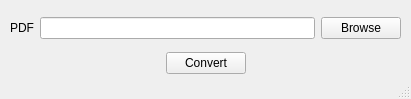
<?xml version="1.0" encoding="UTF-8"?>
<ui version="4.0">
 <class>MainWindow</class>
 <widget class="QMainWindow" name="MainWindow">
  <property name="geometry">
   <rect>
    <x>0</x>
    <y>0</y>
    <width>411</width>
    <height>99</height>
   </rect>
  </property>
  <property name="windowTitle">
   <string>pdf2pro6x</string>
  </property>
  <widget class="QWidget" name="centralwidget">
   <widget class="QWidget" name="verticalLayoutWidget">
    <property name="geometry">
     <rect>
      <x>10</x>
      <y>10</y>
      <width>391</width>
      <height>71</height>
     </rect>
    </property>
    <layout class="QVBoxLayout" name="verticalLayout">
     <item>
      <layout class="QGridLayout" name="gridLayout">
       <item row="0" column="2">
        <widget class="QPushButton" name="pushButton">
         <property name="text">
          <string>Browse</string>
         </property>
        </widget>
       </item>
       <item row="0" column="0">
        <widget class="QLabel" name="label">
         <property name="text">
          <string>PDF</string>
         </property>
        </widget>
       </item>
       <item row="0" column="1">
        <widget class="QLineEdit" name="lineEdit"/>
       </item>
      </layout>
     </item>
     <item>
      <layout class="QHBoxLayout" name="horizontalLayout">
       <item>
        <spacer name="horizontalSpacer_2">
         <property name="orientation">
          <enum>Qt::Horizontal</enum>
         </property>
         <property name="sizeHint" stdset="0">
          <size>
           <width>40</width>
           <height>20</height>
          </size>
         </property>
        </spacer>
       </item>
       <item>
        <widget class="QPushButton" name="pushButton_2">
         <property name="text">
          <string>Convert</string>
         </property>
        </widget>
       </item>
       <item>
        <spacer name="horizontalSpacer">
         <property name="orientation">
          <enum>Qt::Horizontal</enum>
         </property>
         <property name="sizeHint" stdset="0">
          <size>
           <width>40</width>
           <height>20</height>
          </size>
         </property>
        </spacer>
       </item>
      </layout>
     </item>
    </layout>
   </widget>
  </widget>
  <widget class="QStatusBar" name="statusbar"/>
 </widget>
 <resources/>
 <connections>
  <connection>
   <sender>pushButton</sender>
   <signal>clicked()</signal>
   <receiver>MainWindow</receiver>
   <slot>browse_slot()</slot>
   <hints>
    <hint type="sourcelabel">
     <x>362</x>
     <y>34</y>
    </hint>
    <hint type="destinationlabel">
     <x>410</x>
     <y>29</y>
    </hint>
   </hints>
  </connection>
  <connection>
   <sender>pushButton_2</sender>
   <signal>clicked()</signal>
   <receiver>MainWindow</receiver>
   <slot>convert_slot()</slot>
   <hints>
    <hint type="sourcelabel">
     <x>210</x>
     <y>67</y>
    </hint>
    <hint type="destinationlabel">
     <x>298</x>
     <y>63</y>
    </hint>
   </hints>
  </connection>
 </connections>
 <slots>
  <slot>browse_slot()</slot>
  <slot>convert_slot()</slot>
  <slot>returned_pressed_slot()</slot>
 </slots>
</ui>
